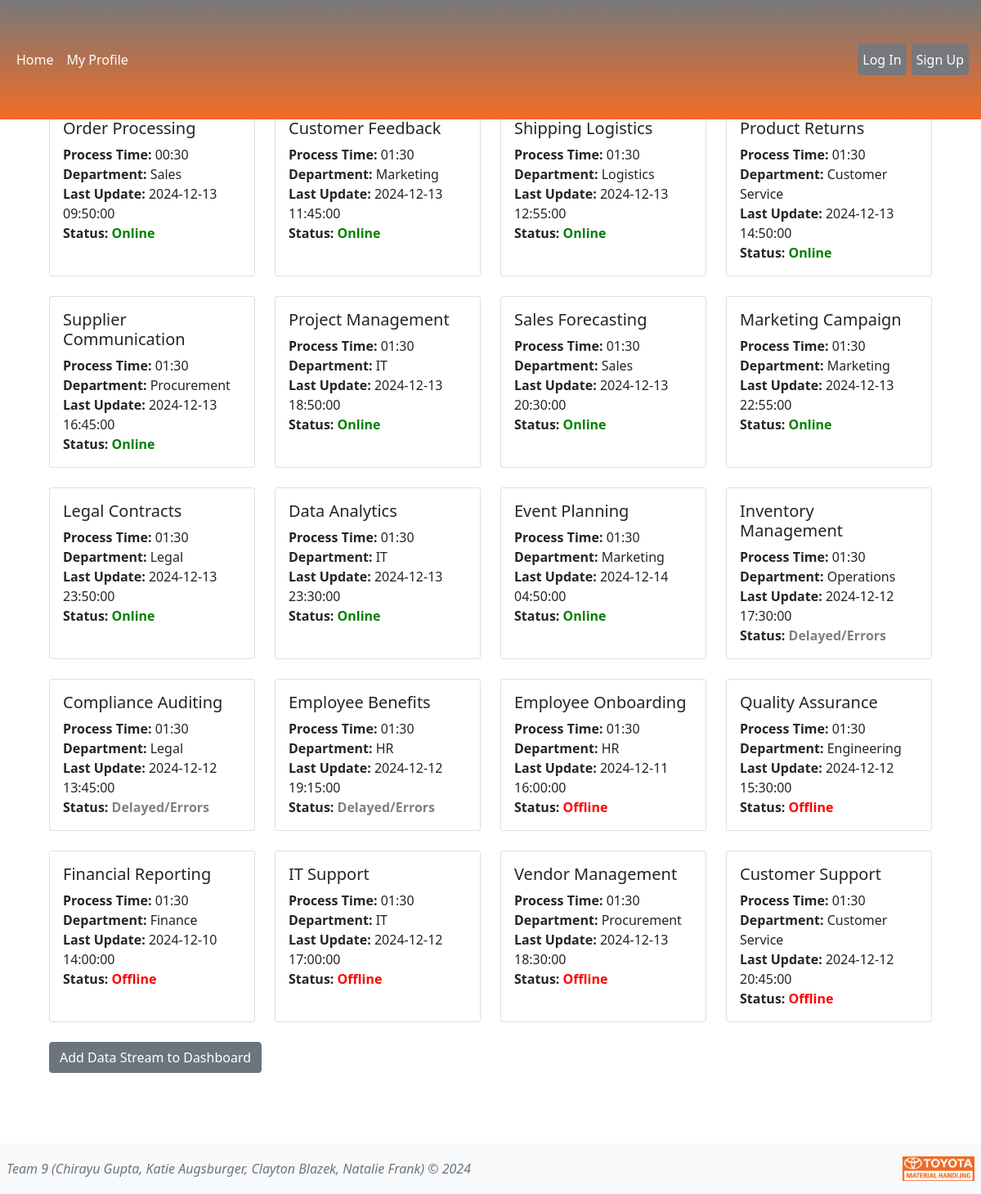
The app's page /analytics with its own data.
### tables this page shows
CREATE TABLE datastreams (datastream_id TEXT PRIMARY KEY,name TEXT NOT NULL,department TEXT NOT NULL,process_time TEXT NOT NULL,status TEXT NOT NULL,last_update TEXT NOT NULL,poc_name TEXT NOT NULL,poc_email TEXT NOT NULL,poc_phone TEXT NOT NULL);

### app.py (the view)
@app.route('/analytics')
def analytics():
    user_id = session.get('user_id')
    user = User.getUserByID(user_id)
    datastreams = DataStream.getAllDataStreams()
    return render_template('analytics.html', user=user, user_id=user_id, datastreams=datastreams)

### unifiedData.py (called while the page is built)
    @classmethod
    def getAllDataStreams(cls):
        conn = sqlite3.connect(db_path)
        cursorObj = conn.cursor()
        cursorObj.execute("SELECT datastream_id, name, department, process_time, status, last_update, poc_name, poc_email, poc_phone FROM datastreams ORDER BY CASE status WHEN 'Online' THEN 1 WHEN 'Delayed/Errors' THEN 2 WHEN 'Offline' THEN 3 WHEN 'Unknown' THEN 4 ELSE 5 END;")
        allRows = cursorObj.fetchall()
        ListOfDictionaries = []
        for row in allRows:
            m = {"datastream_id": row[0], 'name':row[1],"department":row[2], 'process_time': row[3], 'status':row[4], 'last_update':row[5],'poc_name':row[6],'poc_email':row[7],'poc_phone':row[8]}
            ListOfDictionaries.append(m)
        if conn:
            conn.close()
        return ListOfDictionaries

### users.py (called while the page is built)
    @classmethod
    def getAllUsers(cls):
        conn = sqlite3.connect(db_path)
        cursorObj = conn.cursor()
        cursorObj.execute('SELECT user_id, username, name, email, password, profile_image, branch FROM users;')
        allRows = cursorObj.fetchall()
        ListOfDictionaries = []
        for row in allRows:
            m = {"user_id": row[0], 'username':row[1],"name":row[2], 'email': row[3], 'password':row[4], 'profile_image':row[5], 'branch':row[6]}
            ListOfDictionaries.append(m)
        if conn:
            conn.close()
        return ListOfDictionaries

    @classmethod
    def getUserByID(cls, user_id):
        users = User.getAllUsers()
        for user in users:
            if user['user_id'] == user_id:
                return user

### templates/analytics.html (shortened to what this page needs)
{% extends 'base.html' %}
{% block content%}
<main class="d-inline-flex p-5 align-items-end">
    <div class="container">
        <div class="row">
            {% for ds in datastreams %}
            <div class="col-md-3 mb-4">
                <a href="{{ url_for('datastream',datastream_id = ds['datastream_id']) }}" class="text-decoration-none text-dark">
                <div class="card h-100">
                    <div class="card-body">
                        <h5 class="card-title">{{ ds['name'] }}</h5>
                        <p class="card-text">
                            <strong>Process Time:</strong> {{ds['process_time']}}<br>
                            <strong>Department:</strong> {{ds['department']}}<br>
                            <strong>Last Update:</strong> {{ds['last_update']}} <br>
                            <strong>Status:</strong>
                            {% if ds['status'] == 'Online' %}
                            <b style="color:green;"> Online</b>
                            {% elif ds['status'] == 'Offline' %}
                            <b style="color:red;"> Offline</b>
                            {% elif ds['status'] == 'Offline' %}
                            <b style="color:gold;"> At Risk</b>
                            {% else %}
                            <b style="color:gray;"> {{ds['status']}}</b>
                            {% endif %}
                        </p>
                    </div>
                </div>
            </a>
            </div>
            {% endfor %}
        </div>
        <div class="col-3">
            <a class="btn btn-secondary" href="{{url_for('add_ds')}}"> Add Data Stream to Dashboard</a>          </div>
        </div>
</main>
{% endblock %}

### static/css/styles.css (style rules this page uses)
body { padding-bottom: 100px; padding-top: 30px; }
.container { margin-top:50px !important; }

### records on screen
datastreams: name "Order Processing", process_time "00:30", department "Sales", last_update "2024-12-13 09:50:00", status "Online"
datastreams: name "Customer Feedback", process_time "01:30", department "Marketing", last_update "2024-12-13 11:45:00", status "Online"
datastreams: name "Shipping Logistics", process_time "01:30", department "Logistics", last_update "2024-12-13 12:55:00", status "Online"
datastreams: name "Product Returns", process_time "01:30", department "Customer Service", last_update "2024-12-13 14:50:00", status "Online"
datastreams: name "Supplier Communication", process_time "01:30", department "Procurement", last_update "2024-12-13 16:45:00", status "Online"
datastreams: name "Project Management", process_time "01:30", department "IT", last_update "2024-12-13 18:50:00", status "Online"
datastreams: name "Sales Forecasting", process_time "01:30", department "Sales", last_update "2024-12-13 20:30:00", status "Online"
datastreams: name "Marketing Campaign", process_time "01:30", department "Marketing", last_update "2024-12-13 22:55:00", status "Online"
datastreams: name "Legal Contracts", process_time "01:30", department "Legal", last_update "2024-12-13 23:50:00", status "Online"
datastreams: name "Data Analytics", process_time "01:30", department "IT", last_update "2024-12-13 23:30:00", status "Online"
datastreams: name "Event Planning", process_time "01:30", department "Marketing", last_update "2024-12-14 04:50:00", status "Online"
datastreams: name "Inventory Management", process_time "01:30", department "Operations", last_update "2024-12-12 17:30:00", status "Delayed/Errors"
datastreams: name "Compliance Auditing", process_time "01:30", department "Legal", last_update "2024-12-12 13:45:00", status "Delayed/Errors"
datastreams: name "Employee Benefits", process_time "01:30", department "HR", last_update "2024-12-12 19:15:00", status "Delayed/Errors"
datastreams: name "Employee Onboarding", process_time "01:30", department "HR", last_update "2024-12-11 16:00:00", status "Offline"
datastreams: name "Quality Assurance", process_time "01:30", department "Engineering", last_update "2024-12-12 15:30:00", status "Offline"
datastreams: name "Financial Reporting", process_time "01:30", department "Finance", last_update "2024-12-10 14:00:00", status "Offline"
datastreams: name "IT Support", process_time "01:30", department "IT", last_update "2024-12-12 17:00:00", status "Offline"
datastreams: name "Vendor Management", process_time "01:30", department "Procurement", last_update "2024-12-13 18:30:00", status "Offline"
datastreams: name "Customer Support", process_time "01:30", department "Customer Service", last_update "2024-12-12 20:45:00", status "Offline"
